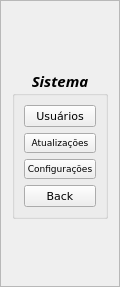
       <widget class="QFrame" name="Sistema_Frame">
        <property name="geometry">
         <rect>
          <x>0</x>
          <y>0</y>
          <width>120</width>
          <height>287</height>
         </rect>
        </property>
        <property name="autoFillBackground">
         <bool>true</bool>
        </property>
        <property name="frameShape">
         <enum>QFrame::StyledPanel</enum>
        </property>
        <property name="frameShadow">
         <enum>QFrame::Raised</enum>
        </property>
        <layout class="QGridLayout" name="gridLayout_18">
         <item row="0" column="0">
          <widget class="QGroupBox" name="SistemaMenu">
           <property name="enabled">
            <bool>true</bool>
           </property>
           <property name="sizePolicy">
            <sizepolicy hsizetype="Fixed" vsizetype="Fixed">
             <horstretch>0</horstretch>
             <verstretch>0</verstretch>
            </sizepolicy>
           </property>
           <property name="minimumSize">
            <size>
             <width>10</width>
             <height>0</height>
            </size>
           </property>
           <property name="sizeIncrement">
            <size>
             <width>0</width>
             <height>0</height>
            </size>
           </property>
           <property name="font">
            <font>
             <family>Sitka Display</family>
             <pointsize>11</pointsize>
             <weight>75</weight>
             <italic>true</italic>
             <bold>true</bold>
             <strikeout>false</strikeout>
             <kerning>true</kerning>
            </font>
           </property>
           <property name="title">
            <string>Sistema</string>
           </property>
           <property name="alignment">
            <set>Qt::AlignCenter</set>
           </property>
           <layout class="QGridLayout" name="gridLayout_19">
            <item row="2" column="0">
             <widget class="QPushButton" name="SistConfig_Button">
              <property name="font">
               <font>
                <family>Verdana</family>
                <pointsize>7</pointsize>
                <weight>50</weight>
                <italic>false</italic>
                <bold>false</bold>
               </font>
              </property>
              <property name="text">
               <string>Configurações</string>
              </property>
             </widget>
            </item>
            <item row="0" column="0">
             <widget class="QPushButton" name="SistUsu_Button">
              <property name="font">
               <font>
                <family>Verdana</family>
                <pointsize>8</pointsize>
                <weight>50</weight>
                <italic>false</italic>
                <bold>false</bold>
               </font>
              </property>
              <property name="text">
               <string>Usuários</string>
              </property>
             </widget>
            </item>
            <item row="4" column="0">
             <widget class="QPushButton" name="SistBack_Button">
              <property name="font">
               <font>
                <family>Verdana</family>
                <pointsize>8</pointsize>
                <weight>50</weight>
                <italic>false</italic>
                <bold>false</bold>
               </font>
              </property>
              <property name="text">
               <string>Back</string>
              </property>
             </widget>
            </item>
            <item row="1" column="0">
             <widget class="QPushButton" name="SistAtua_Button">
              <property name="font">
               <font>
                <family>Verdana</family>
                <pointsize>7</pointsize>
                <weight>50</weight>
                <italic>false</italic>
                <bold>false</bold>
               </font>
              </property>
              <property name="text">
               <string>Atualizações</string>
              </property>
             </widget>
            </item>
           </layout>
          </widget>
         </item>
        </layout>
       </widget>
